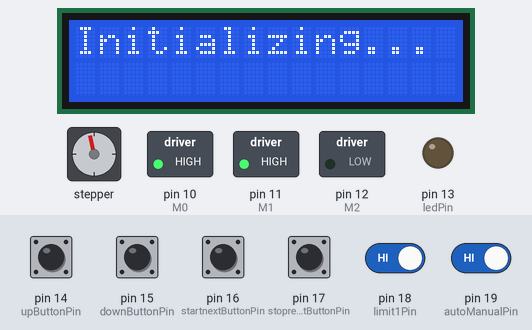
A sketch run on a simulated Arduino Uno, built with avr-gcc and run on an emulated ATmega328P. Parts: 16×2 character LCD, stepper motor, switched loads named in the sketch (green lamp = pin HIGH), output pins drawn as LEDs (lit = HIGH). The inputs (shaded band) are chosen by the test bench; at power-on: pin 14 (upButtonPin), pin 15 (downButtonPin), pin 16 (startnextButtonPin), pin 17 (stopresetButtonPin), pin 18 (limit1Pin), pin 19 (autoManualPin) HIGH. Stepper angles assume 1600 steps per turn.

Above: at 3.59 s.
3.8 s: pin 17 (stopresetButtonPin) pulled LOW for 0.15 s
At 6.03 s:
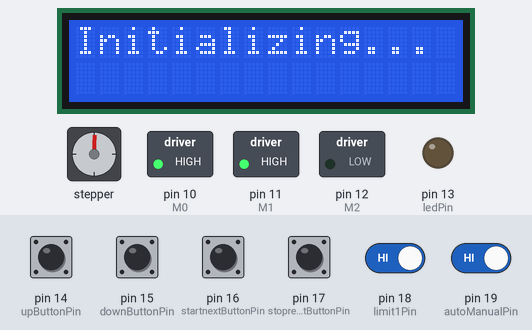
At 6.9 s:
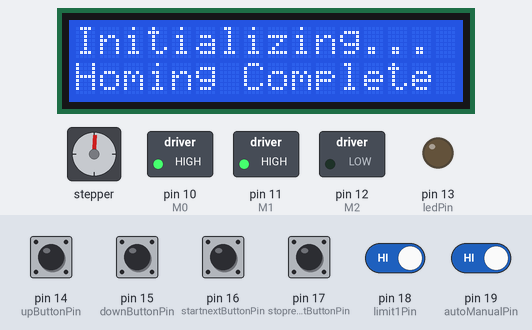
7.4 s: pin 19 (autoManualPin) driven HIGH
9.8 s: pin 19 (autoManualPin) driven LOW
At 12.6 s:
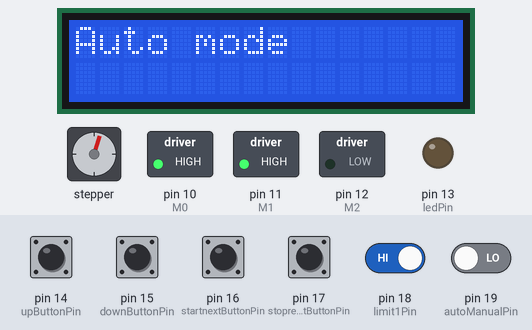
Timing chart, 0 to 12.8 s (numbered marks = the images above; inputs shaded):
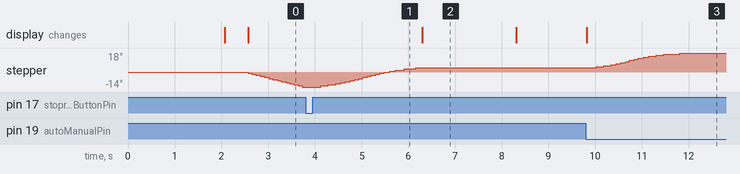

The sketch:

demo_accel_stepper_library.ino
```cpp
// A first attempt at using buttons, limit switch, and LCD to control stepper motor
#include <LiquidCrystal.h>
#include <AccelStepper.h>  // Include the AccelStepper library for easier motor control

// Define pin numbers for LCD display
const int lcdRSPin = 2;
const int lcdEPin = 3;
const int lcdD4Pin = 4;
const int lcdD5Pin = 5;
const int lcdD6Pin = 6;
const int lcdD7Pin = 7;

// Define input pin numbers
const int upButtonPin = 14;
const int downButtonPin = 15;
const int startnextButtonPin = 16;
const int stopresetButtonPin = 17;
const int limit1Pin = 18;
const int autoManualPin = 19; // LOW (switch closed) = auto

const int HOLDOFF = 150; // milliseconds after button press before we read again
const int INITDELAY = 2000; // delay on setup()
const int STARTDELAY = 500; // delay after next before accepting start signal
const int CYCLEDELAY = 50; // for polling button presses and limit switches while moving

// Define LED pin
const int ledPin = LED_BUILTIN;

// Motor control and microstepping pins
const int dirPin = 8;
const int stepPin = 9;
const int M0 = 10;
const int M1 = 11;
const int M2 = 12;

// Motor settings
const int stepsPerRevolution = 1600;   // 1/8 microstepping

// Direction definitions
#define CLOCKWISE 1
#define COUNTERCLOCKWISE 0

// Polynomial constants from calibration
float c0 = 0;
float c1 = 8;
float c2 = 0;
float c3 = 0;

long steps_offset = 80;          // Offset after homing
long stepCounter = 0;            // Tracks current step position from home
long startPosition = 900;        // Start position in nm
long position;                   // current position in nm
bool isFirstStart = true;        // Flag to indicate the very first start

// Initialize LCD and AccelStepper
LiquidCrystal lcd(lcdRSPin, lcdEPin, lcdD4Pin, lcdD5Pin, lcdD6Pin, lcdD7Pin);
AccelStepper stepper(AccelStepper::DRIVER, stepPin, dirPin); // Initialize stepper as DRIVER type (for step/direction control)

// Function to calculate motor steps based on target wavelength
int positionSteps(long position_requested) {
    double prf, steps;
    prf = (double)(position_requested - startPosition);
    steps = c0 + c1 * prf + c2 * pow(prf, 2) + c3 * pow(prf, 3) + steps_offset;
    return (long)steps;
}

// Function to perform homing and set steps_offset
void homeMotor() {
    stepper.setSpeed(-80);  // Set speed in COUNTERCLOCKWISE direction for homing

    // Move until limit switch is triggered
    while (digitalRead(limit1Pin) == HIGH && digitalRead(stopresetButtonPin) == HIGH) {
        stepper.runSpeed();  // runSpeed keeps moving the motor at the set speed without acceleration
    }

    // Move forward slightly to disengage limit switch
    stepper.setSpeed(80);   // Set speed in the opposite direction to move forward
    while (digitalRead(limit1Pin) == LOW && digitalRead(stopresetButtonPin) == HIGH) {
        stepper.runSpeed();  // runSpeed continues to move the motor at the new speed
    }

    // Offset position by `steps_offset`
    stepper.move(steps_offset);  // move steps_offset steps forward from the home position
    while (stepper.distanceToGo() != 0) {  // distanceToGo returns the remaining steps to target
        stepper.run();  // run gradually moves motor to the target position with acceleration/deceleration
    }
    stepCounter = steps_offset;
    position = startPosition;
}

void setup() {
    lcd.begin(16, 2);
    lcd.clear();
    lcd.setCursor(0, 0);
    lcd.print("Stepper Basic");
    delay(INITDELAY);

    // Configure input pins
    pinMode(upButtonPin, INPUT_PULLUP);
    pinMode(downButtonPin, INPUT_PULLUP);
    pinMode(startnextButtonPin, INPUT_PULLUP);
    pinMode(stopresetButtonPin, INPUT_PULLUP);
    pinMode(limit1Pin, INPUT_PULLUP);
    pinMode(autoManualPin, INPUT_PULLUP);

    // Configure microstepping pins
    pinMode(M0, OUTPUT);
    pinMode(M1, OUTPUT);
    pinMode(M2, OUTPUT);
    digitalWrite(M0, HIGH);
    digitalWrite(M1, HIGH);
    digitalWrite(M2, LOW);

    pinMode(ledPin, OUTPUT);
    digitalWrite(ledPin, LOW);

    // AccelStepper configuration
    stepper.setMaxSpeed(50);       // Set max speed in steps per second
    stepper.setAcceleration(50);   // Set acceleration in steps per second squared

    lcd.setCursor(0, 1);
    lcd.print("Ready");
    delay(STARTDELAY);
}

void loop() {
    bool autoManual = !digitalRead(autoManualPin);
    int position_target = position;

    // Perform homing on first start
    if (isFirstStart) {
        lcd.clear();
        lcd.setCursor(0, 0);
        lcd.print("Initializing...");
        homeMotor();
        lcd.setCursor(0, 1);
        lcd.print("Homing Complete");
        isFirstStart = false;
        delay(INITDELAY);
    }

    if (autoManual == false) { // Manual mode
        position_target = 900;
        lcd.clear();
        lcd.setCursor(0, 0);
        lcd.print("Manual, tgt=");
        lcd.print(position_target);
        lcd.write(' ');
        lcd.setCursor(0, 1);
        lcd.print(position);

        // do-while loop for setting up the target position
        do {
            lcd.setCursor(11, 0);
            lcd.print(position_target);
            lcd.write(' ');  // Clear extra characters
            delay(HOLDOFF);

            if (digitalRead(upButtonPin) == LOW) {
                position_target += 10;
            }
            if (digitalRead(downButtonPin) == LOW) {
                position_target -= 10;
            }

            autoManual = !digitalRead(autoManualPin);
            if (autoManual == true) {
                break;
            }
        } while (digitalRead(startnextButtonPin) == HIGH);

        if (autoManual == false && position_target != position) {
            lcd.clear();
            lcd.setCursor(0, 0);
            lcd.print("Moving!");

            if (digitalRead(startnextButtonPin) == LOW) {
                delay(50);

                int steps_target = positionSteps(position_target);
                stepper.moveTo(steps_target);  // Set the target position in steps using moveTo

                while (stepper.distanceToGo() != 0) {  // While there are steps left to reach the target
                    stepper.run();  // run moves the motor gradually towards the target
                    if (digitalRead(stopresetButtonPin) == LOW) {
                        stepper.stop();  // stop immediately stops the motor if reset is pressed
                        break;
                    }
                }

                position = position_target;  // Update position to the new target
            }
        }
    }

    if (autoManual == true) {  // Auto mode
        lcd.clear();
        lcd.setCursor(0, 0);
        lcd.print("Auto mode");

        int steps_target = positionSteps(position_target);
        stepper.moveTo(steps_target);  // Set the target position for automatic movement

        while (stepper.distanceToGo() != 0) {  // Move until the target position is reached
            stepper.run();  // Gradually moves motor towards the target with acceleration
        }

        stepCounter = steps_target;
        position = position_target;
        delay(INITDELAY);
    }
}
```

Measured:
- after the input at 3.8 s, the display: changes after 2.5 s (image 2)
- after the input at 9.8 s, stepper: turns 14° clockwise in 1.8 s, starting after 0.22 s; the display: changes at once (image 3)
